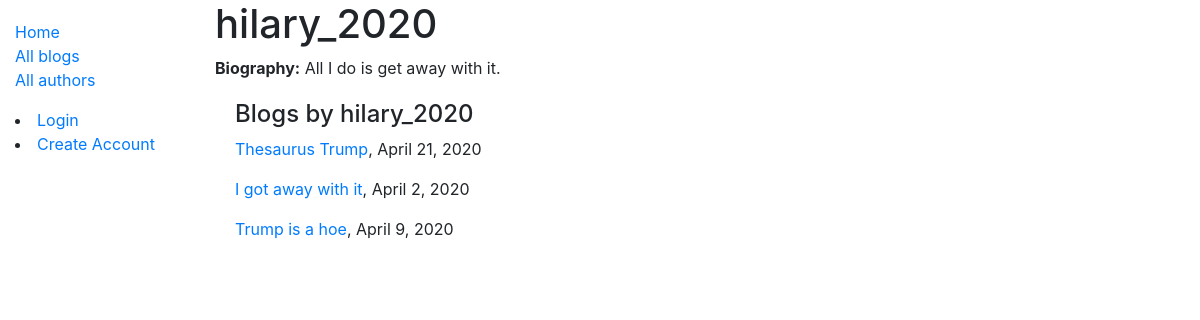
/forum/author/3, run on the app's committed database.
### forum/models.py (models this page shows, shortened)
class Author(models.Model):
    user = models.OneToOneField(User, on_delete=models.SET_NULL, null=True)
    biography = models.TextField(max_length=400, help_text='Who am I?')
    def __str__(self):
        return self.user.username

class Blog(models.Model):
    title = models.CharField(max_length=20)
    post_date = models.DateField(default=date.today())
    author = models.ForeignKey('Author', on_delete=models.SET_NULL, null=True)
    entry = models.TextField(max_length=2000, help_text='What''s on your mind?')
    def get_absolute_url(self):
        return reverse('blog-detail', args=[str(self.id)])

### forum/views.py (the view)
# urls.py: path('author/<int:pk>',       views.BlogListByAuthorView.as_view(), name='blog-list-by-author'),
class BlogListByAuthorView(generic.ListView):
    model = Blog
    template_name = 'forum/blog_list_by_author.html'
    def get_queryset(self):
        id = self.kwargs['pk']
        target_author = get_object_or_404(Author, pk=id)
        return Blog.objects.filter(author=target_author)
    def get_context_data(self, **kwargs):
        context = super(BlogListByAuthorView, self).get_context_data(**kwargs)
        context['blogger'] = get_object_or_404(Author, pk=self.kwargs['pk'])
        return context

### forum/templates/forum/blog_list_by_author.html
{% extends "base_generic.html" %}
{% block content %}
  <h1>{{ blogger }}</h1>
  <p><strong>Biography:</strong> {{ blogger.biography }}</p>
  <div style="margin-left:20px;margin-top:20px">
    <h4>Blogs by {{ blogger }}</h4>
      {% for blog in blog_list %}
        <p><a href="{{ blog.get_absolute_url }}">{{ blog.title }}</a>, {{ blog.post_date }}</p>
      {% endfor %}
  </div>
{% endblock %}

### data on the page
Author: user.username "hilary_2020", biography "All I do is get away with it."
Blog: title "Thesaurus Trump", post_date "April 21, 2020"
Blog: title "I got away with it", post_date "April 2, 2020"
Blog: title "Trump is a hoe", post_date "April 9, 2020"
